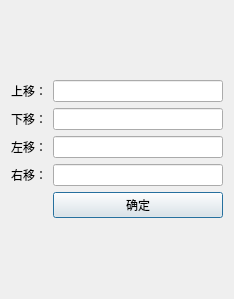
<?xml version="1.0" encoding="UTF-8"?>
<ui version="4.0">
 <class>setctrl</class>
 <widget class="QDialog" name="setctrl">
  <property name="geometry">
   <rect>
    <x>0</x>
    <y>0</y>
    <width>234</width>
    <height>299</height>
   </rect>
  </property>
  <property name="windowTitle">
   <string>控制设置</string>
  </property>
  <layout class="QGridLayout" name="gridLayout_2">
   <item row="0" column="0">
    <layout class="QGridLayout" name="gridLayout">
     <item row="0" column="0">
      <widget class="QLabel" name="label">
       <property name="text">
        <string>上移：</string>
       </property>
      </widget>
     </item>
     <item row="3" column="0">
      <widget class="QLabel" name="label_3">
       <property name="text">
        <string>右移：</string>
       </property>
      </widget>
     </item>
     <item row="1" column="0">
      <widget class="QLabel" name="label_2">
       <property name="text">
        <string>下移：</string>
       </property>
      </widget>
     </item>
     <item row="2" column="0">
      <widget class="QLabel" name="label_4">
       <property name="text">
        <string>左移：</string>
       </property>
      </widget>
     </item>
     <item row="4" column="1">
      <widget class="QPushButton" name="pushButton">
       <property name="text">
        <string>确定</string>
       </property>
      </widget>
     </item>
     <item row="0" column="1">
      <widget class="QLineEdit" name="up">
       <property name="maxLength">
        <number>2</number>
       </property>
       <property name="readOnly">
        <bool>true</bool>
       </property>
      </widget>
     </item>
     <item row="1" column="1">
      <widget class="QLineEdit" name="down">
       <property name="maxLength">
        <number>2</number>
       </property>
       <property name="readOnly">
        <bool>true</bool>
       </property>
      </widget>
     </item>
     <item row="2" column="1">
      <widget class="QLineEdit" name="left">
       <property name="maxLength">
        <number>2</number>
       </property>
       <property name="readOnly">
        <bool>true</bool>
       </property>
      </widget>
     </item>
     <item row="3" column="1">
      <widget class="QLineEdit" name="rigth">
       <property name="maxLength">
        <number>2</number>
       </property>
       <property name="readOnly">
        <bool>true</bool>
       </property>
      </widget>
     </item>
    </layout>
   </item>
  </layout>
 </widget>
 <resources/>
 <connections/>
</ui>
